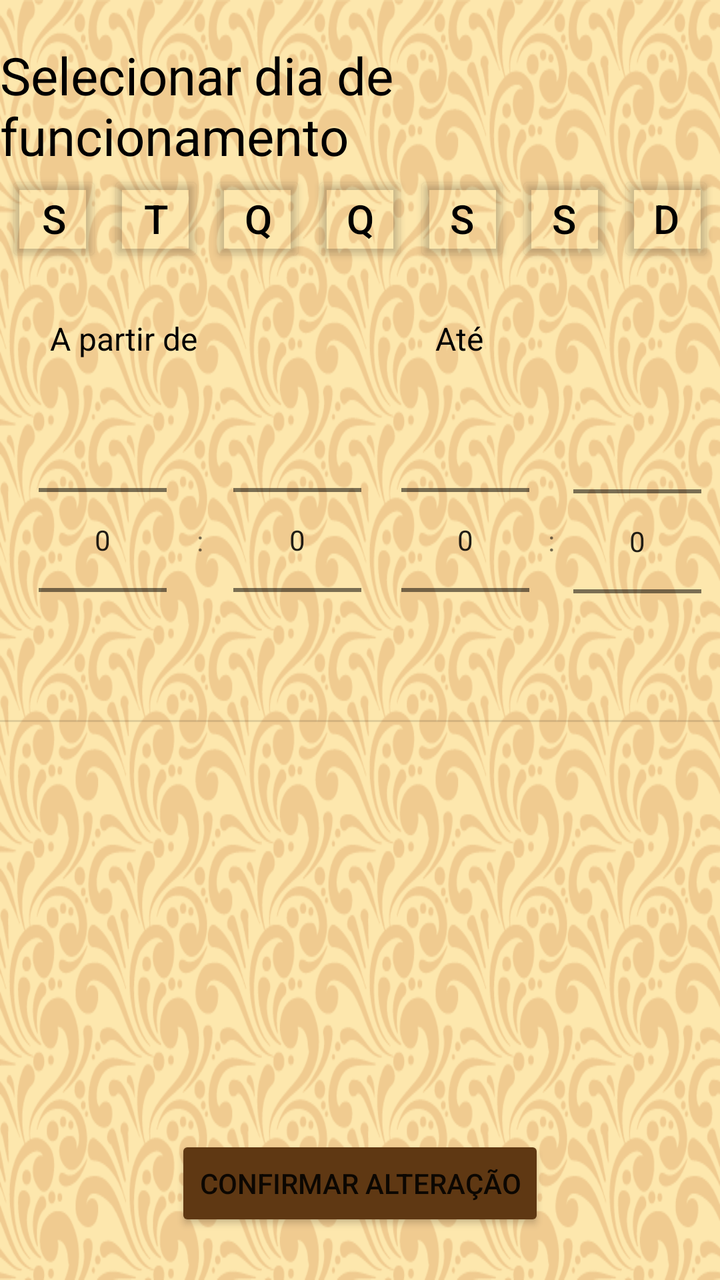
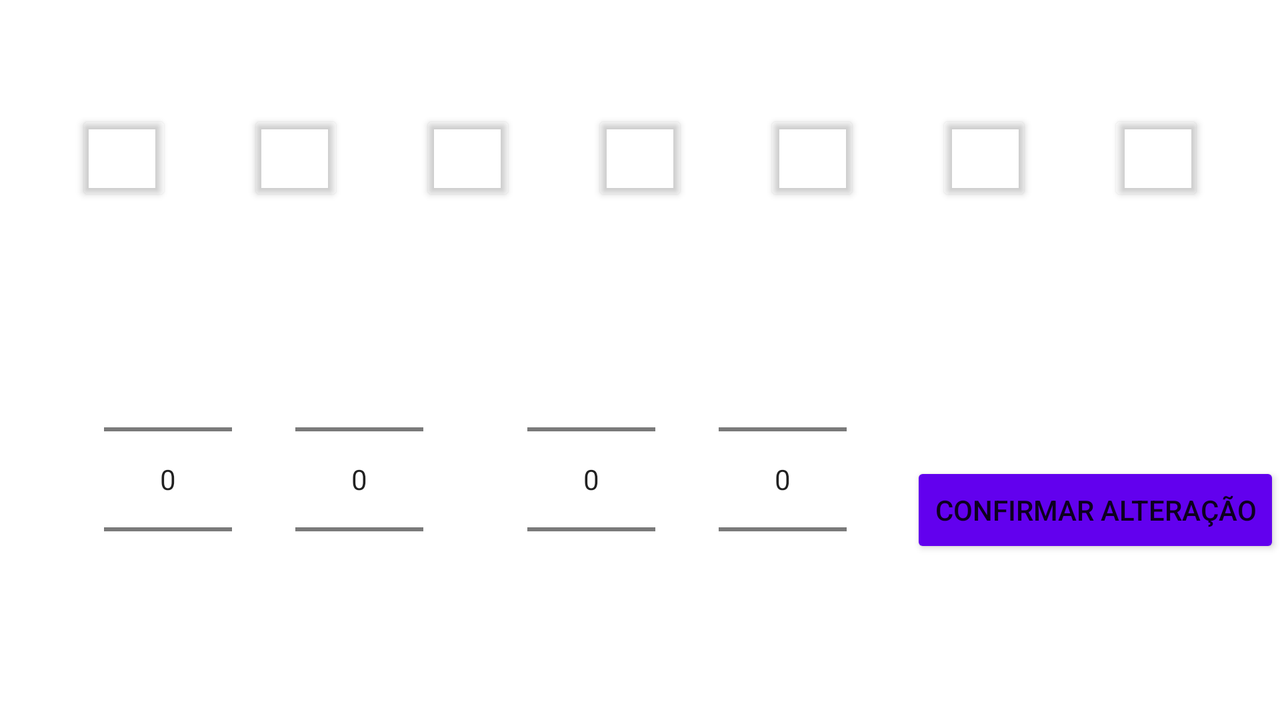

First picture: res/layout/ on a phone held upright. Second picture: the repository's own variant of that layout, on a device whose configuration matches the variant's folder. Source for both follows.
<!-- AndroidManifest.xml: application theme AppTheme -->
<!-- res/layout/fragment_timetable.xml -->
<?xml version="1.0" encoding="utf-8"?>
<layout xmlns:tools="http://schemas.android.com/tools"
    xmlns:android="http://schemas.android.com/apk/res/android"
    xmlns:app="http://schemas.android.com/apk/res-auto">
<androidx.constraintlayout.widget.ConstraintLayout
    android:layout_width="match_parent"
    android:layout_height="match_parent"
    android:background="@drawable/background">

    <TextView
        android:id="@+id/tv_labelheader"
        android:layout_width="wrap_content"
        android:layout_height="wrap_content"
        app:layout_constraintLeft_toLeftOf="parent"
        app:layout_constraintRight_toRightOf="parent"
        app:layout_constraintTop_toTopOf="parent"
        android:text="Selecionar dia de funcionamento"
        android:layout_margin="20dp"
        android:textColor="@color/textfieldcolour"
        android:textSize="26sp"

        />
    <Button
        android:id="@+id/tv_monday"
        android:layout_width="wrap_content"
        android:layout_height="wrap_content"
        app:layout_constraintLeft_toLeftOf="parent"
        app:layout_constraintTop_toBottomOf="@id/tv_labelheader"
        app:layout_constraintRight_toLeftOf="@id/tv_tuesday"
        android:text="S"
        android:backgroundTint="#0000"
        style="@style/Widget.AppCompat.Button.Small"
        android:padding="10dp"
        android:textSize="20sp"
        android:textColor="@color/textfieldcolour"
        />

    <Button
        android:id="@+id/tv_tuesday"
        android:layout_width="wrap_content"
        android:layout_height="wrap_content"
        app:layout_constraintLeft_toRightOf="@id/tv_monday"
        app:layout_constraintTop_toBottomOf="@id/tv_labelheader"
        app:layout_constraintRight_toLeftOf="@id/tv_wednesday"
        android:backgroundTint="#0000"
        style="@style/Widget.AppCompat.Button.Small"
        android:padding="10dp"
        android:gravity="center_vertical|center_horizontal"
        android:textSize="20sp"
        android:textColor="@color/textfieldcolour"
        android:text="T"
        />
    <Button
        android:id="@+id/tv_wednesday"
        android:layout_width="wrap_content"
        android:layout_height="wrap_content"
        app:layout_constraintLeft_toRightOf="@id/tv_tuesday"
        app:layout_constraintTop_toBottomOf="@id/tv_labelheader"
        app:layout_constraintRight_toLeftOf="@id/tv_thursday"
        android:backgroundTint="#0000"
        style="@style/Widget.AppCompat.Button.Small"
        android:padding="10dp"
        android:gravity="center_vertical|center_horizontal"
        android:textSize="20sp"
        android:textColor="@color/textfieldcolour"
        android:text="Q"
        />
    <Button
        android:id="@+id/tv_thursday"
        android:layout_width="wrap_content"
        android:layout_height="wrap_content"
        app:layout_constraintLeft_toRightOf="@id/tv_wednesday"
        app:layout_constraintRight_toLeftOf="@id/tv_friday"
        app:layout_constraintTop_toBottomOf="@id/tv_labelheader"
        android:backgroundTint="#0000"
        style="@style/Widget.AppCompat.Button.Small"
        android:padding="10dp"
        android:gravity="center_vertical|center_horizontal"
        android:textSize="20sp"
        android:textColor="@color/textfieldcolour"
        android:text="Q"
        />
    <Button
        android:id="@+id/tv_friday"
        android:layout_width="wrap_content"
        android:layout_height="wrap_content"
        app:layout_constraintTop_toBottomOf="@id/tv_labelheader"
        app:layout_constraintLeft_toRightOf="@id/tv_thursday"
        app:layout_constraintRight_toLeftOf="@id/tv_saturday"
        android:backgroundTint="#0000"
        style="@style/Widget.AppCompat.Button.Small"
        android:padding="10dp"
        android:gravity="center_vertical|center_horizontal"
        android:textSize="20sp"
        android:textColor="@color/textfieldcolour"
        android:text="S"
        />
    <Button
        android:id="@+id/tv_saturday"
        android:layout_width="wrap_content"
        android:layout_height="wrap_content"
        app:layout_constraintTop_toBottomOf="@id/tv_labelheader"
        app:layout_constraintLeft_toRightOf="@id/tv_friday"
        app:layout_constraintRight_toLeftOf="@id/tv_sunday"
        android:backgroundTint="#0000"
        style="@style/Widget.AppCompat.Button.Small"
        android:padding="10dp"
        android:gravity="center_vertical|center_horizontal"
        android:textSize="20sp"
        android:textColor="@color/textfieldcolour"
        android:text="S"
        />
    <Button
        android:id="@+id/tv_sunday"
        android:layout_width="wrap_content"
        android:layout_height="wrap_content"
        app:layout_constraintTop_toBottomOf="@id/tv_labelheader"
        app:layout_constraintLeft_toRightOf="@id/tv_saturday"
        app:layout_constraintRight_toRightOf="parent"
        android:backgroundTint="#0000"
        style="@style/Widget.AppCompat.Button.Small"
        android:padding="10dp"
        android:gravity="center_vertical|center_horizontal"
        android:textSize="20sp"
        android:textColor="@color/textfieldcolour"
        android:text="D"
        />

    <TextView
        android:id="@+id/label_timestart"
        android:layout_width="wrap_content"
        android:layout_height="wrap_content"
        app:layout_constraintLeft_toLeftOf="parent"
        app:layout_constraintTop_toBottomOf="@id/tv_monday"
        android:layout_margin="25dp"
        android:text="A partir de"
        android:textColor="@color/textfieldcolour"
        android:textSize="16sp"
        />

    <TextView
        android:id="@+id/label_timeend"
        android:layout_width="wrap_content"
        android:layout_height="wrap_content"
        app:layout_constraintLeft_toRightOf="@id/label_timestart"
        app:layout_constraintTop_toBottomOf="@id/tv_monday"
        app:layout_constraintRight_toRightOf="parent"
        android:layout_margin="25dp"
        android:text="Até"
        android:textColor="@color/textfieldcolour"
        android:textSize="16sp"
        />

    <NumberPicker
        android:id="@+id/time_picker_start_hour"
        android:layout_width="wrap_content"
        android:layout_height="wrap_content"
        app:layout_constraintTop_toBottomOf="@id/label_timestart"
        app:layout_constraintLeft_toLeftOf="parent"
        app:layout_constraintRight_toLeftOf="@id/label_symbol"
        android:layout_marginLeft="20dp"
        />

    <TextView
        android:id="@+id/label_symbol"
        android:layout_width="wrap_content"
        android:layout_height="wrap_content"
        app:layout_constraintLeft_toRightOf="@id/time_picker_start_hour"
        app:layout_constraintRight_toLeftOf="@id/time_picker_start_min"
        app:layout_constraintTop_toBottomOf="@id/label_timestart"
        app:layout_constraintBottom_toTopOf="@id/divider4"
        android:text=":"
        android:layout_margin="15dp"
        />

    <NumberPicker
        android:id="@+id/time_picker_start_min"
        android:layout_width="wrap_content"
        android:layout_height="wrap_content"
        app:layout_constraintTop_toBottomOf="@id/label_timestart"
        app:layout_constraintLeft_toRightOf="@id/label_symbol"
        app:layout_constraintRight_toLeftOf="@id/divider3"
        />

    <View
        android:id="@+id/divider3"
        android:layout_width="1dp"
        android:layout_height="wrap_content"
        android:background="?android:attr/listDivider"
        app:layout_constraintLeft_toLeftOf="parent"
        app:layout_constraintRight_toRightOf="parent"
        android:visibility="invisible"
        app:layout_constraintTop_toTopOf="@id/tv_thursday"
        app:layout_constraintBottom_toBottomOf="@id/divider4"
 />

    <View
        android:id="@+id/divider4"
        android:layout_width="match_parent"
        android:layout_height="1dp"
        android:background="?android:attr/listDivider"
        app:layout_constraintLeft_toLeftOf="parent"
        app:layout_constraintRight_toRightOf="parent"
        app:layout_constraintVertical_bias="0"
        app:layout_constraintTop_toBottomOf="@id/time_picker_start_hour"
        app:layout_constraintBottom_toBottomOf="parent"
/>

    <NumberPicker
        android:id="@+id/time_picker_end_hour"
        android:layout_width="wrap_content"
        android:layout_height="wrap_content"
        app:layout_constraintLeft_toRightOf="@id/divider3"
        app:layout_constraintBottom_toTopOf="@id/divider4"
        app:layout_constraintTop_toBottomOf="@id/label_timeend"
        android:layout_marginLeft="20dp"
        />

    <TextView
        android:id="@+id/label_symbol1"
        android:layout_width="wrap_content"
        android:layout_height="wrap_content"
        app:layout_constraintLeft_toRightOf="@id/time_picker_end_hour"
        app:layout_constraintTop_toBottomOf="@id/label_timeend"
        app:layout_constraintBottom_toTopOf="@id/divider4"
        app:layout_constraintRight_toLeftOf="@id/time_picker_end_min"
        android:text=":"
        />

    <NumberPicker
        android:id="@+id/time_picker_end_min"
        android:layout_width="wrap_content"
        android:layout_height="wrap_content"
        app:layout_constraintLeft_toRightOf="@id/label_symbol1"
        app:layout_constraintRight_toRightOf="parent"
        app:layout_constraintTop_toBottomOf="@id/label_timeend"
        app:layout_constraintBottom_toBottomOf="@id/divider4"
        />

    <Button
        android:id="@+id/btn_confirm"
        android:layout_width="wrap_content"
        android:layout_height="wrap_content"
        app:layout_constraintLeft_toLeftOf="parent"
        app:layout_constraintRight_toRightOf="parent"
        app:layout_constraintBottom_toBottomOf="parent"
        app:layout_constraintTop_toBottomOf="@id/divider3"
        android:text="Confirmar Alteração"
        android:backgroundTint="@color/brownish"
        />


</androidx.constraintlayout.widget.ConstraintLayout>
</layout>
<!-- resources referenced by this layout -->
<resources>
  <color name="brownish">#5F3813</color>
  <color name="textfieldcolour">#000000</color>
  <!-- drawable background: png bitmap (drawable-xhdpi, 183480 bytes) -->
  <style name="AppTheme" parent="Base.Theme.MaterialComponents.Light.DarkActionBar">
          
          <item name="colorPrimary">@color/brownish</item>
          <item name="colorPrimaryDark">@color/browner</item>
          <item name="colorAccent">@color/brownish</item>
          
          <item name="windowActionBar">false</item>
          <item name="windowNoTitle">true</item>
      </style>
  <color name="browner">#573815</color>
</resources>
<!-- res/layout-land/fragment_timetable.xml (the author's variant of the layout above) -->
<!-- drawn on the phone turned sideways -->
<?xml version="1.0" encoding="utf-8"?>
<layout xmlns:tools="http://schemas.android.com/tools"
    xmlns:android="http://schemas.android.com/apk/res/android"
    xmlns:app="http://schemas.android.com/apk/res-auto">
<androidx.constraintlayout.widget.ConstraintLayout
    android:layout_width="match_parent"
    android:layout_height="match_parent"
    android:background="@color/grey">

    <TextView
        android:id="@+id/tv_labelheader"
        android:layout_width="wrap_content"
        android:layout_height="wrap_content"
        app:layout_constraintLeft_toLeftOf="parent"
        app:layout_constraintRight_toRightOf="parent"
        app:layout_constraintTop_toTopOf="parent"
        android:text="Selecionar dia de funcionamento"
        android:layout_margin="20dp"
        android:textColor="#fff"
        android:textSize="26sp"

        />
    <Button
        android:id="@+id/tv_monday"
        android:layout_width="wrap_content"
        android:layout_height="wrap_content"
        app:layout_constraintLeft_toLeftOf="parent"
        app:layout_constraintTop_toBottomOf="@id/tv_labelheader"
        app:layout_constraintRight_toLeftOf="@id/tv_tuesday"
        android:text="S"
        android:backgroundTint="#0000"
        style="@style/Widget.AppCompat.Button.Small"
        android:padding="10dp"
        android:textSize="20sp"
        android:textColor="#fff"
        />

    <Button
        android:id="@+id/tv_tuesday"
        android:layout_width="wrap_content"
        android:layout_height="wrap_content"
        app:layout_constraintLeft_toRightOf="@id/tv_monday"
        app:layout_constraintTop_toBottomOf="@id/tv_labelheader"
        app:layout_constraintRight_toLeftOf="@id/tv_wednesday"
        android:backgroundTint="#0000"
        style="@style/Widget.AppCompat.Button.Small"
        android:padding="10dp"
        android:gravity="center_vertical|center_horizontal"
        android:textSize="20sp"
        android:textColor="#fff"
        android:text="T"
        />
    <Button
        android:id="@+id/tv_wednesday"
        android:layout_width="wrap_content"
        android:layout_height="wrap_content"
        app:layout_constraintLeft_toRightOf="@id/tv_tuesday"
        app:layout_constraintTop_toBottomOf="@id/tv_labelheader"
        app:layout_constraintRight_toLeftOf="@id/tv_thursday"
        android:backgroundTint="#0000"
        style="@style/Widget.AppCompat.Button.Small"
        android:padding="10dp"
        android:gravity="center_vertical|center_horizontal"
        android:textSize="20sp"
        android:textColor="#fff"
        android:text="Q"
        />
    <Button
        android:id="@+id/tv_thursday"
        android:layout_width="wrap_content"
        android:layout_height="wrap_content"
        app:layout_constraintLeft_toRightOf="@id/tv_wednesday"
        app:layout_constraintRight_toLeftOf="@id/tv_friday"
        app:layout_constraintTop_toBottomOf="@id/tv_labelheader"
        android:backgroundTint="#0000"
        style="@style/Widget.AppCompat.Button.Small"
        android:padding="10dp"
        android:gravity="center_vertical|center_horizontal"
        android:textSize="20sp"
        android:textColor="#fff"
        android:text="Q"
        />
    <Button
        android:id="@+id/tv_friday"
        android:layout_width="wrap_content"
        android:layout_height="wrap_content"
        app:layout_constraintTop_toBottomOf="@id/tv_labelheader"
        app:layout_constraintLeft_toRightOf="@id/tv_thursday"
        app:layout_constraintRight_toLeftOf="@id/tv_saturday"
        android:backgroundTint="#0000"
        style="@style/Widget.AppCompat.Button.Small"
        android:padding="10dp"
        android:gravity="center_vertical|center_horizontal"
        android:textSize="20sp"
        android:textColor="#fff"
        android:text="S"
        />
    <Button
        android:id="@+id/tv_saturday"
        android:layout_width="wrap_content"
        android:layout_height="wrap_content"
        app:layout_constraintTop_toBottomOf="@id/tv_labelheader"
        app:layout_constraintLeft_toRightOf="@id/tv_friday"
        app:layout_constraintRight_toLeftOf="@id/tv_sunday"
        android:backgroundTint="#0000"
        style="@style/Widget.AppCompat.Button.Small"
        android:padding="10dp"
        android:gravity="center_vertical|center_horizontal"
        android:textSize="20sp"
        android:textColor="#fff"
        android:text="S"
        />
    <Button
        android:id="@+id/tv_sunday"
        android:layout_width="wrap_content"
        android:layout_height="wrap_content"
        app:layout_constraintTop_toBottomOf="@id/tv_labelheader"
        app:layout_constraintLeft_toRightOf="@id/tv_saturday"
        app:layout_constraintRight_toRightOf="parent"
        android:backgroundTint="#0000"
        style="@style/Widget.AppCompat.Button.Small"
        android:padding="10dp"
        android:gravity="center_vertical|center_horizontal"
        android:textSize="20sp"
        android:textColor="#fff"
        android:text="D"
        />

    <TextView
        android:id="@+id/label_timestart"
        android:layout_width="wrap_content"
        android:layout_height="wrap_content"
        app:layout_constraintLeft_toLeftOf="parent"
        app:layout_constraintTop_toBottomOf="@id/tv_monday"
        android:layout_margin="25dp"
        android:text="A partir de"
        android:textColor="#fff"
        android:textSize="16sp"
        />

    <TextView
        android:id="@+id/label_timeend"
        android:layout_width="wrap_content"
        android:layout_height="wrap_content"
        app:layout_constraintLeft_toRightOf="@id/label_timestart"
        app:layout_constraintTop_toBottomOf="@id/tv_monday"
        app:layout_constraintRight_toRightOf="parent"
        android:layout_margin="25dp"
        android:text="Até"
        android:textColor="#fff"
        android:textSize="16sp"
        />

    <NumberPicker
        android:id="@+id/time_picker_start_hour"
        android:layout_width="wrap_content"
        android:layout_height="wrap_content"
        app:layout_constraintTop_toBottomOf="@id/label_timestart"
        app:layout_constraintLeft_toLeftOf="parent"
        app:layout_constraintRight_toLeftOf="@id/time_picker_start_min"
        android:layout_marginLeft="20dp"
        />


    <NumberPicker
        android:id="@+id/time_picker_start_min"
        android:layout_width="wrap_content"
        android:layout_height="wrap_content"
        app:layout_constraintTop_toBottomOf="@id/label_timestart"
        app:layout_constraintLeft_toRightOf="@id/time_picker_start_hour"
        app:layout_constraintRight_toLeftOf="@id/time_picker_end_hour"
        />




    <NumberPicker
        android:id="@+id/time_picker_end_hour"
        android:layout_width="wrap_content"
        android:layout_height="wrap_content"
        app:layout_constraintLeft_toRightOf="@id/time_picker_start_min"
        app:layout_constraintRight_toLeftOf="@id/time_picker_end_min"
        app:layout_constraintTop_toBottomOf="@id/label_timeend"
        android:layout_marginLeft="20dp"
        />

    <NumberPicker
        android:id="@+id/time_picker_end_min"
        android:layout_width="wrap_content"
        android:layout_height="wrap_content"
        app:layout_constraintLeft_toRightOf="@id/time_picker_end_hour"
        app:layout_constraintRight_toLeftOf="@id/btn_confirm"
        app:layout_constraintTop_toBottomOf="@id/label_timeend"
        />

    <Button
        android:id="@+id/btn_confirm"
        android:layout_width="wrap_content"
        android:layout_height="wrap_content"
        app:layout_constraintTop_toBottomOf="@id/label_timeend"
        app:layout_constraintRight_toRightOf="parent"
        app:layout_constraintBottom_toBottomOf="parent"
        android:text="Confirmar Alteração"
        android:backgroundTint="@color/colorPrimary"
        />


</androidx.constraintlayout.widget.ConstraintLayout>
</layout>
<!-- resources referenced by the variant -->
<!-- as the phone turned sideways resolves them -->
<resources>
  <color name="colorPrimary">#6200EE</color>
  <style name="AppTheme" parent="Base.Theme.MaterialComponents.Light.DarkActionBar">
          
          <item name="colorPrimary">@color/brownish</item>
          <item name="colorPrimaryDark">@color/browner</item>
          <item name="colorAccent">@color/brownish</item>
          
          <item name="windowActionBar">false</item>
          <item name="windowNoTitle">true</item>
      </style>
  <color name="brownish">#5F3813</color>
  <color name="browner">#573815</color>
</resources>
